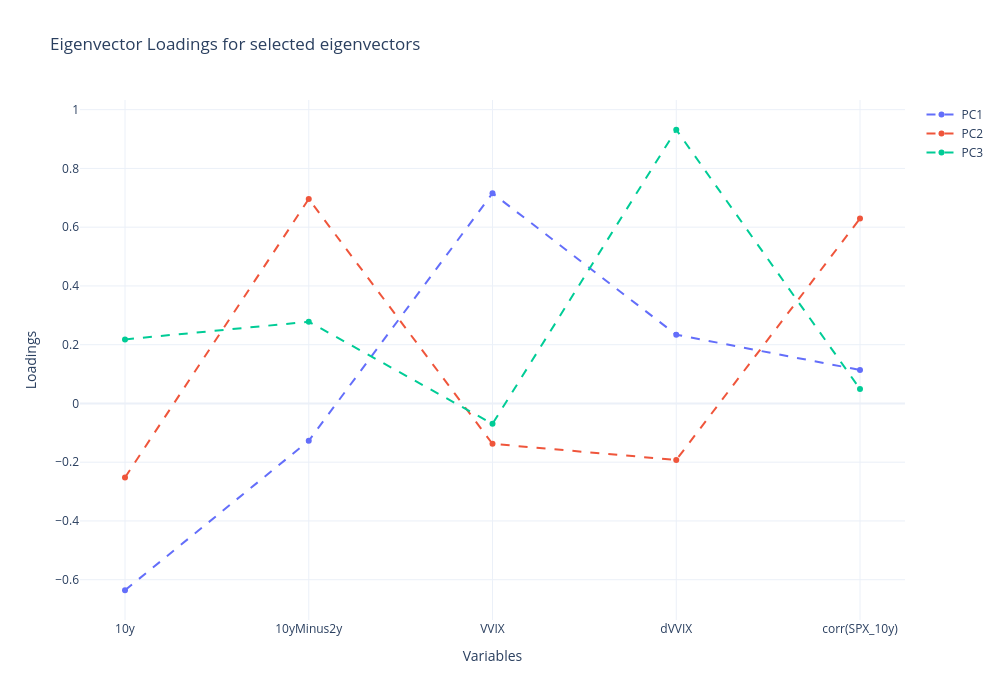

Source (notebook cell):
### Code cell
fig_pcs_2 = go.Figure()

for pc in km_pca_df.index:
    fig_pcs_2.add_trace(
        go.Scatter(
            x=km_pca_df.columns,
            y=km_pca_df.loc[pc],
            mode='lines + markers',
            line={'dash':'dash'},
            name=str(pc),
        )
    )
    
    fig_pcs_2.update_layout(
        title='Eigenvector Loadings for selected eigenvectors',
        xaxis={'title': 'Variables'},
        yaxis={'title': 'Loadings'},
        template='plotly_white',
        width=1000,
        height=700,
    )

fig_pcs_2.show()

### Figure 1 — Plotly figure (JSON) as saved in the notebook; plotly's stock layout.template omitted (floating-point values rounded to 4 significant figures)
{"data": [{"line": {"dash": "dash"}, "mode": "lines+markers", "name": "PC1", "x": ["10y", "10yMinus2y", "VVIX", "dVVIX", "corr(SPX_10y)"], "y": [-0.6358, -0.1271, 0.7154, 0.234, 0.1138], "type": "scatter"}, {"line": {"dash": "dash"}, "mode": "lines+markers", "name": "PC2", "x": ["10y", "10yMinus2y", "VVIX", "dVVIX", "corr(SPX_10y)"], "y": [-0.252, 0.6959, -0.1376, -0.1923, 0.6295], "type": "scatter"}, {"line": {"dash": "dash"}, "mode": "lines+markers", "name": "PC3", "x": ["10y", "10yMinus2y", "VVIX", "dVVIX", "corr(SPX_10y)"], "y": [0.2179, 0.2781, -0.06938, 0.9316, 0.04922], "type": "scatter"}], "layout": {"title": {"text": "Eigenvector Loadings for selected eigenvectors"}, "xaxis": {"title": {"text": "Variables"}}, "yaxis": {"title": {"text": "Loadings"}}, "width": 1000, "height": 700}}
